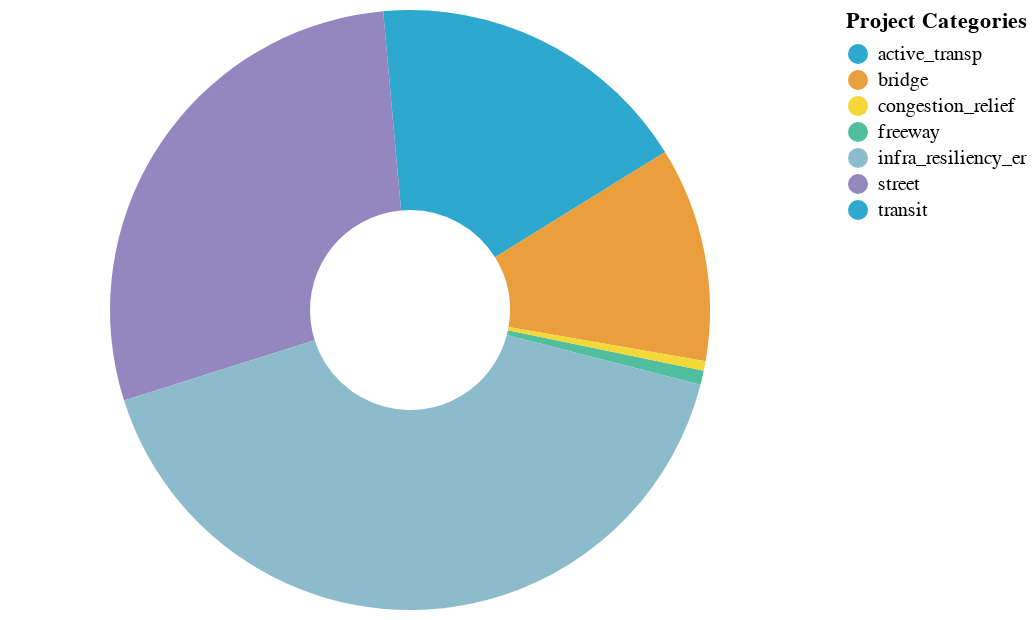

Notebook source saved alongside this figure:
### Markdown cell above
#### Charting

### Code cell
chart = alt.Chart(sums_short).mark_arc(innerRadius=50).encode(
    theta=alt.Theta(field="total_pct", type="quantitative"),
    color=(alt.Color(field="cat", type="nominal", title=labeling("cat"),
                     scale=alt.Scale(range=altair_utils.CALITP_CATEGORY_BRIGHT_COLORS),
                    legend=alt.Legend(title=('Project Categories'))
                    )
          )
)
chart

### Figure 1 — Vega-Lite specification as saved in the notebook (floating-point values rounded to 4 significant figures)
{"config": {"view": {"continuousWidth": 400, "continuousHeight": 300}}, "data": {"name": "data-9de7a19ce65dc75334d1b6894bf12f40"}, "mark": {"type": "arc", "innerRadius": 50}, "encoding": {"color": {"field": "cat", "legend": {"title": "Project Categories"}, "scale": {"range": ["#2EA8CE", "#EB9F3C", "#F4D837", "#51BF9D", "#8CBCCB", "#9487C0"]}, "title": "Cat", "type": "nominal"}, "theta": {"field": "total_pct", "type": "quantitative"}}, "$schema": "https://vega.github.io/schema/vega-lite/v4.17.0.json", "datasets": {"data-9de7a19ce65dc75334d1b6894bf12f40": [{"cat": "active_transp", "total": 4897, "total_pct": 16.18}, {"cat": "transit", "total": 431, "total_pct": 1.424}, {"cat": "bridge", "total": 3495, "total_pct": 11.55}, {"cat": "street", "total": 8614, "total_pct": 28.46}, {"cat": "freeway", "total": 231, "total_pct": 0.7632}, {"cat": "infra_resiliency_er", "total": 12441, "total_pct": 41.1}, {"cat": "congestion_relief", "total": 158, "total_pct": 0.522}]}}
